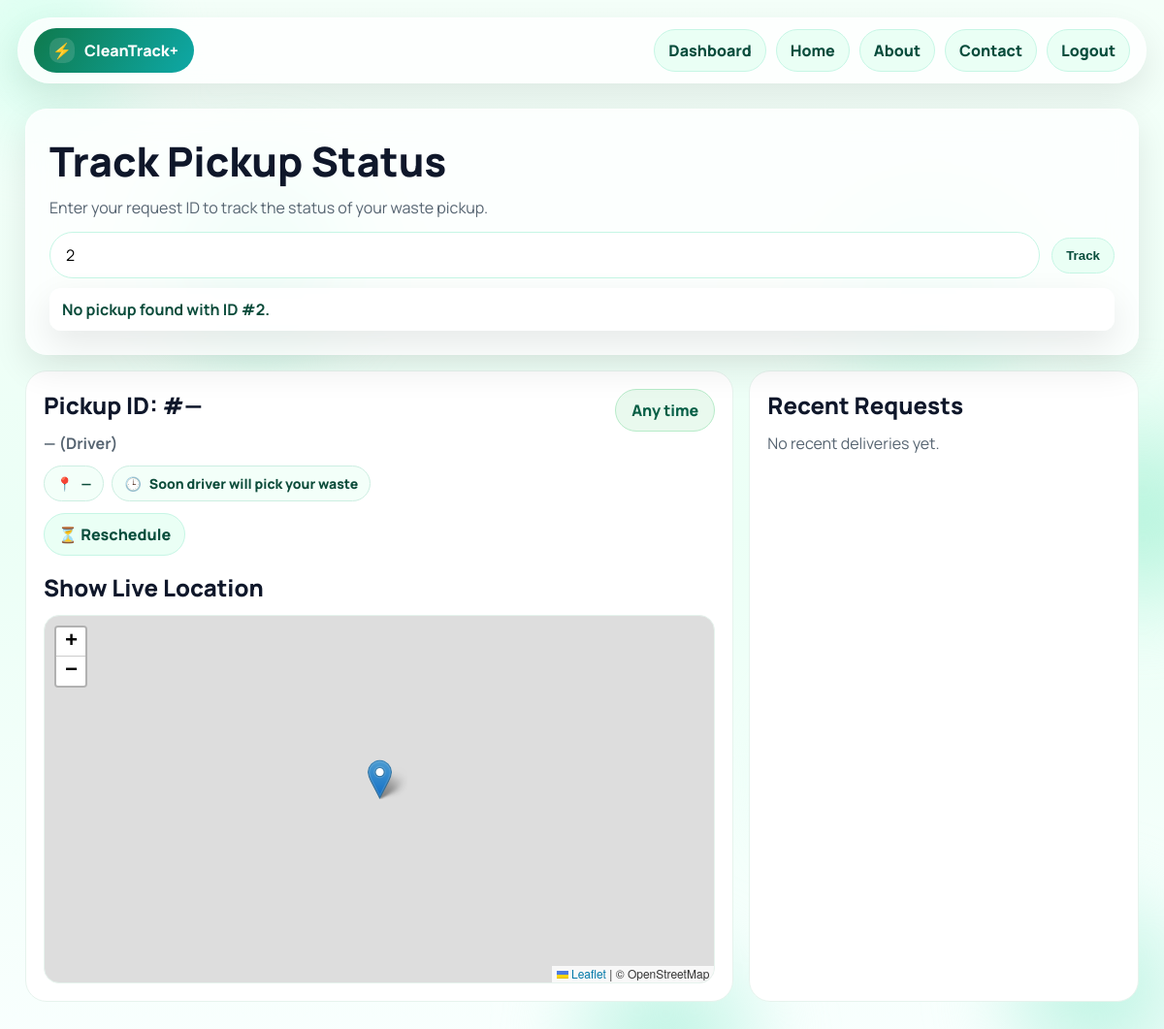
The app's page /users/track/?q=2 (signed in), older data.
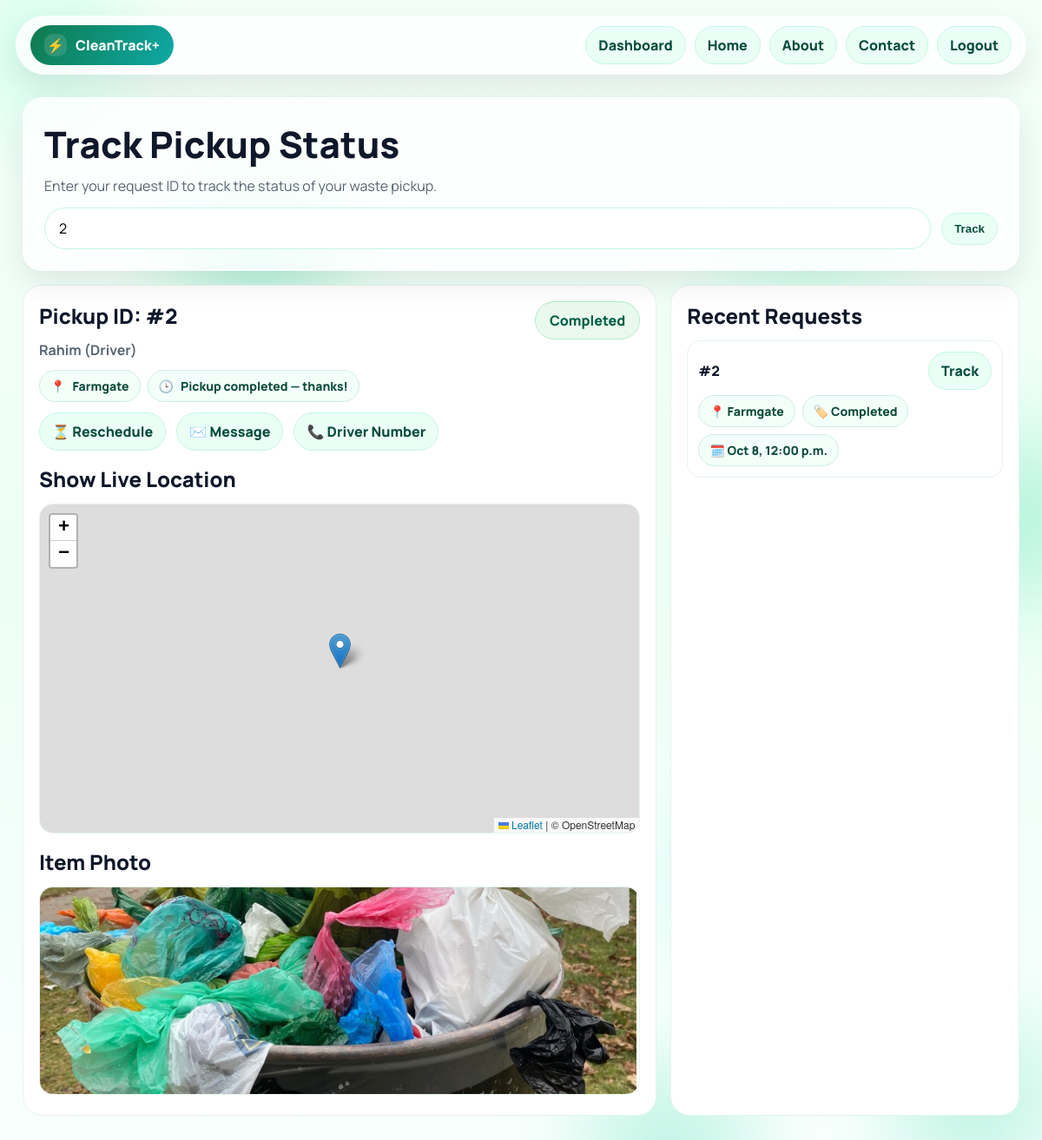
The same page, newer data.
### users/models.py (models this page shows, shortened)
class TimeStamped(models.Model):
    created = models.DateTimeField(auto_now_add=True)
    updated = models.DateTimeField(auto_now=True)
    class Meta:
        abstract = True

class DeliveryTask(TimeStamped):
    class Status(TextChoices):
        ASSIGNED  = "assigned",  "Assigned"
        ACCEPTED  = "accepted",  "Accepted"
        ENROUTE   = "enroute",   "En Route"
        ARRIVED   = "arrived",   "Arrived"
        COMPLETED = "completed", "Completed"
        CANCELLED = "cancelled", "Cancelled"
    customer = models.ForeignKey(
        settings.AUTH_USER_MODEL,
        on_delete=models.CASCADE,
        related_name="delivery_tasks",
    )
    pickup_request = models.ForeignKey(
        "users.PickupRequest",
        on_delete=models.SET_NULL,
        null=True, blank=True,
        related_name="tasks",
    )
    assigned_to = models.ForeignKey(
        settings.AUTH_USER_MODEL,
        on_delete=models.PROTECT,
        related_name="assigned_delivery_tasks",   # <-- avoid clash
        help_text="Driver user",
    )
    address = models.CharField(max_length=255)
    window_start = models.DateTimeField(null=True, blank=True)
    window_end   = models.DateTimeField(null=True, blank=True)
    notes = models.CharField(max_length=255, blank=True, default="")
    status = models.CharField(max_length=16, choices=Status.choices, default=Status.ASSIGNED, db_index=True)
    accepted_at  = models.DateTimeField(null=True, blank=True)
    started_at   = models.DateTimeField(null=True, blank=True)   # enroute
    arrived_at   = models.DateTimeField(null=True, blank=True)
    completed_at = models.DateTimeField(null=True, blank=True)
    proof_photo = models.ImageField(upload_to="driver_proof/", null=True, blank=True)
    points_awarded = models.IntegerField(default=0)
    class Meta:
        ordering = ("-created",)
        indexes = [models.Index(fields=("status", "-created"))]

class User(AbstractUser):
    ROLE_CHOICES = (
        ("regular", "Regular"),
        ("driver",  "Driver"),
        ("admin",   "Admin"),
    )
    role = models.CharField(max_length=10, choices=ROLE_CHOICES, default="regular")
    phone_number = models.CharField(max_length=15, blank=True, null=True)

### users/views.py (the view)
# urls.py: path("track/", views.page_track, name="track"),
@login_required
def page_track(request):
    DeliveryTask_m, DriverLocation_m, _ = _get_delivery_models()
    items, task, active_id = [], None, None
    q = request.GET.get("q")
    error_text = None
    if DeliveryTask_m:
        items = list(
            DeliveryTask_m.objects
            .filter(customer=request.user)
            .order_by("-created")[:12]
        )
        if q:
            try:
                q_int = int(q)
                task = (DeliveryTask_m.objects
                        .select_related("assigned_to", "pickup_request")
                        .get(pk=q_int, customer=request.user))
                active_id = task.id
            except ValueError:
                error_text = "Please enter a valid numeric request ID."
                messages.error(request, error_text)
                task = None
            except DeliveryTask_m.DoesNotExist:
                error_text = f"No pickup found with ID #{q}."
                messages.error(request, error_text)
                task = None
        else:
            task = _latest_user_task(request.user)
            active_id = getattr(task, "id", None)
    driver_name = driver_phone = driver_email = None
    last_lat = last_lng = None
    if task and getattr(task, "assigned_to_id", None):
        d = task.assigned_to
        driver_name  = d.get_full_name() or d.username
        driver_phone = getattr(d, "phone_number", "") or ""
        driver_email = getattr(d, "email", "") or ""
        if DriverLocation_m:
            last = DriverLocation_m.objects.filter(driver_id=d.id).first()
            if last:
                last_lat = float(last.lat) if last.lat is not None else None
                last_lng = float(last.lng) if last.lng is not None else None
    status_badge = status_hint = ""
    if task:
        status_badge, status_hint = _status_badge_hint(task.status)
    pickup_photo_url = None
    show_photo = False
    if q and task and getattr(task, "pickup_request", None):
        photo = getattr(task.pickup_request, "photo", None)
        if photo and getattr(photo, "url", None):
            pickup_photo_url = photo.url
            show_photo = True
    return render(request, "track.html", {
        "items": items,
        "task": task,
        "active_id": active_id,
        "driver_name": driver_name,
        "driver_phone": driver_phone,
        "driver_email": driver_email,
        "status_badge": status_badge,
        "status_hint": status_hint,
        "last_lat": last_lat,
        "last_lng": last_lng,
        "show_photo": show_photo,
        "pickup_photo_url": pickup_photo_url,
        "error_text": error_text,   # <-- handy if you also want to show a custom banner
    })

### users/views.py (called while the page is built, shortened)
def _get_delivery_models():
    DeliveryTask   = apps.get_model("users", "DeliveryTask",   require_ready=False)
    DriverLocation = apps.get_model("users", "DriverLocation", require_ready=False)
    LocationPing   = apps.get_model("users", "LocationPing",   require_ready=False)
    return DeliveryTask, DriverLocation, LocationPing

def _status_badge_hint(status: str):
    s = (status or "").lower()
    if s in {"completed", "done"}:
        return "Completed", "Pickup completed — thanks!"

### templates/track.html (shortened to what the changed rows need)
{% load static %}
<!doctype html>
<html lang="en">
<head>
  <link rel="stylesheet" href="https://unpkg.com/leaflet@1.9.4/dist/leaflet.css" />
</head>
<body>
  <div class="bg"><span></span></div>
  <div class="wrap">
    <section class="hero glass reveal" data-anim style="--d:60ms">
      <h1 class="title">Track Pickup Status</h1>
      {% if messages %}
        <div style="margin-top:10px; display:grid; gap:8px">
          {% for m in messages %}
            <div class="glass" style="padding:10px 12px; border-radius:12px; font-weight:700; color:#0a4b3a">{{ m }}</div>
          {% endfor %}
        </div>
      {% endif %}
    </section>
    <section class="grid">
      <article class="card reveal" data-anim style="--d:120ms">
        <div class="row" style="justify-content:space-between; align-items:flex-start">
          <div>
            <div class="h2" id="h-id">Pickup ID: <span style="font-weight:900">#{{ task.id|default:active_id|default:"—" }}</span></div>
            <div style="color:var(--muted); font-weight:700" id="h-driver">
              {% if driver_name %}{{ driver_name }}{% else %}—{% endif %} (Driver)
            </div>
          </div>
          <div><div id="h-badge" class="chip ok">{{ status_badge|default:"Any time" }}</div></div>
        </div>
        <div class="tmeta" style="margin-top:12px">
          <span class="pill">📍 <span id="h-address">{{ task.address|default:"—" }}</span></span>
          <span class="pill">🕒 <span id="h-hint">{{ status_hint|default:"Soon driver will pick your waste" }}</span></span>
        </div>
        <div class="row" style="margin-top:12px">
          <a class="nav-btn" href="{% url 'users:schedule' %}">⏳ Reschedule</a>
          {% if driver_email %}<a class="nav-btn" href="mailto:{{ driver_email }}">✉️ Message</a>{% endif %}
          {% if driver_phone %}<a class="nav-btn" href="tel:{{ driver_phone }}">📞 Driver Number</a>{% endif %}
        </div>
        <h3 class="h2" style="margin-top:16px">Show Live Location</h3>
        <div id="map"></div>
        {% if show_photo and pickup_photo_url %}
          <h3 class="h2" style="margin-top:16px">Item Photo</h3>
          <img src="{{ pickup_photo_url }}" alt="Pickup item photo"
               style="width:100%; max-height:240px; object-fit:cover; border-radius:16px; border:1px solid #e6f3ed" />
        {% endif %}
      </article>
      <aside class="card reveal" data-anim style="--d:160ms">
        <div class="task-list">
          {% for t in items %}
            <div class="tcard">
              <div class="trow">
                <div style="font-weight:900">#{{ t.id }}</div>
                <a class="nav-btn" href="?q={{ t.id }}">Track</a>
              </div>
              <div class="tmeta">
                <span class="pill">📍 {{ t.address|truncatechars:40 }}</span>
                <span class="pill">🏷️ {{ t.status|title }}</span>
                {% if t.window_start %}<span class="pill">🗓️ {{ t.window_start|date:"M j, g:i a" }}</span>{% endif %}
              </div>
            </div>
          {% empty %}
            <div style="color:var(--muted)">No recent deliveries yet.</div>
          {% endfor %}
        </div>
      </aside>
    </section>
  </div>
</body>
</html>

Row changes from the older to the newer data that the page shows:
added DeliveryTask: id "2", status "Completed", address "Farmgate", window_start "Oct 8, 12:00 p.m."
added User: username "Rahim"
Text that changed along with them:
{{ status_hint|default:"Soon driver will pick your waste" }}: "Soon driver will pick your waste" → "Pickup completed — thanks!"
{{ task.id|default:active_id|default:"—" }}: "—" → (not shown)
{{ status_badge|default:"Any time" }}: "Any time" → (not shown)
{{ task.address|default:"—" }}: "—" → (not shown)
text no longer shown: "— No recent deliveries yet."
text now shown: "✉️ Message 📞 Driver Number Item Photo"
list line gone: "No pickup found with ID #2."
